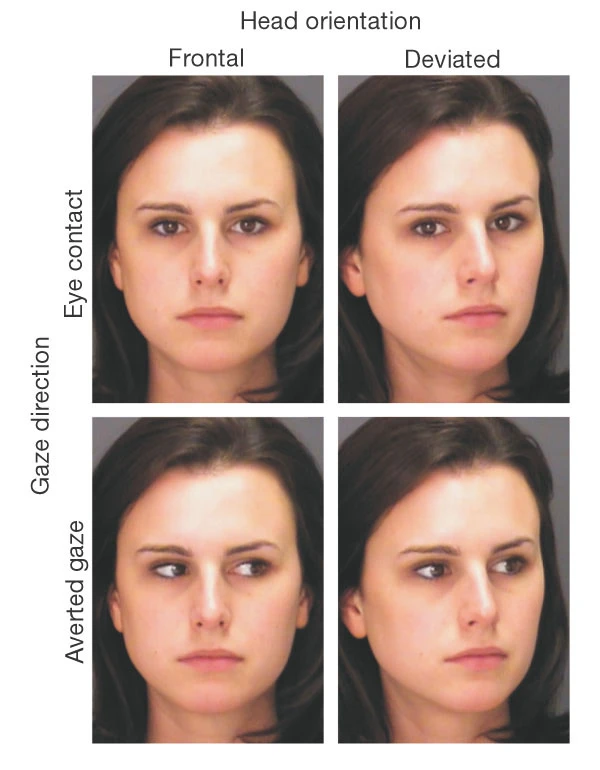
#> input picture Session 2/eyeGaze.jpg, 600 x 770 px
$ python eye_detection.py
#> lines starting #> are read from the running program, lines starting #| are printed output that depends on the picture; after the words box and inside, x2 and y2 are one past the last pixel; in counts of white or black regions, pixels touching at a corner belong together
import cv2

# Load the Haar cascades for eye detection
eye_cascade = cv2.CascadeClassifier('haarcascade_eye.xml')

# Read the input image
img = cv2.imread('eyeGaze.jpg')
#> img is the input picture: shape (770, 600, 3); mean B, G, R 152.7, 162.1, 184.1

# Convert the input image to grayscale
gray = cv2.cvtColor(img, cv2.COLOR_BGR2GRAY)
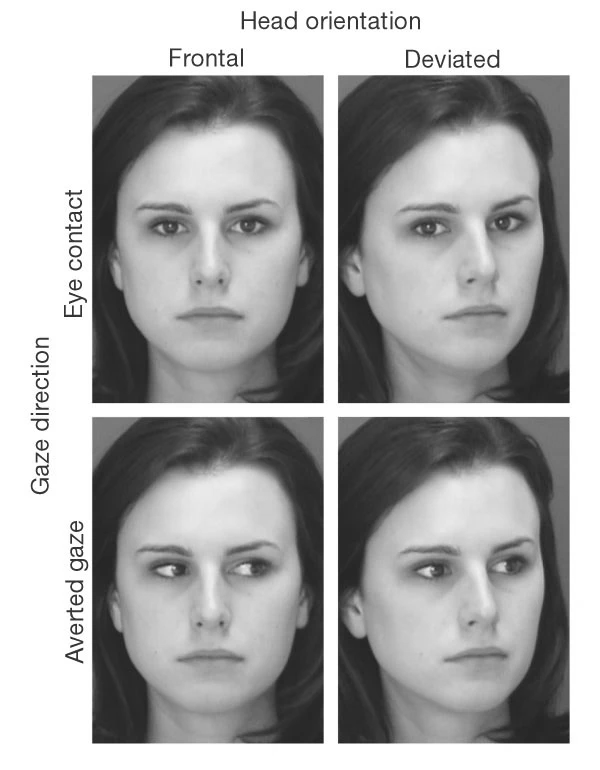
#> gray: shape (770, 600); min 30, max 255, mean 167.6

# Detect eyes in the input image using the Haar cascades
eyes = eye_cascade.detectMultiScale(gray, scaleFactor=1.1, minNeighbors=5, minSize=(30, 30))
#> eyes = [[482, 197, 49, 49], [139, 201, 53, 53], [220, 199, 53, 53], [400, 201, 54, 54], [483, 538, 51, 51], [221, 538, 56, 56], [138, 540, 57, 57], [402, 543, 55, 55]]

# Draw rectangles around the detected eyes in the original image
for (x, y, w, h) in eyes:
    cv2.rectangle(img, (x, y), (x + w, y + h), (0, 255, 0), 2)
#> this loop made 8 passes
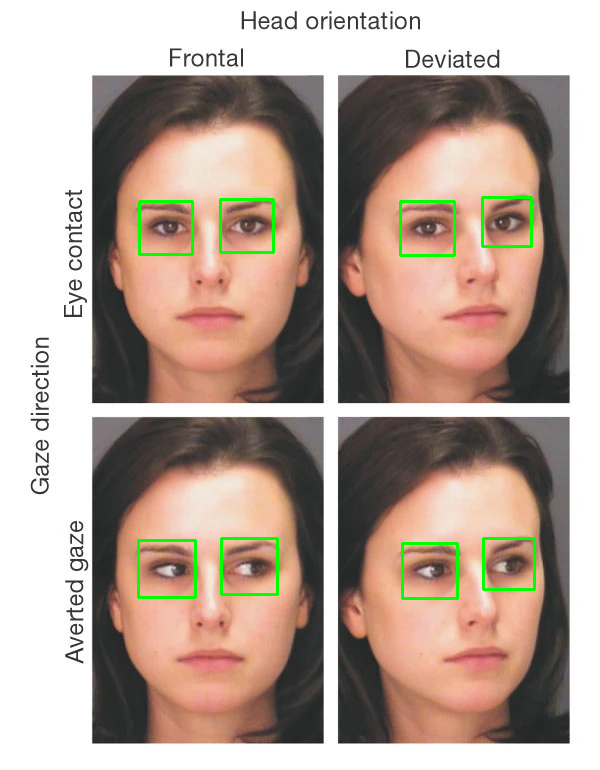
#> img: shape (770, 600, 3); 1.1% of pixels changed, all inside (x1, y1, x2, y2) = (137, 196, 536, 600)

# Display the output image with the detected eyes
cv2.imshow('Output', img)
cv2.waitKey(0)
cv2.destroyAllWindows()

$ run again, with Session 2/1SCpoVB5tFdrATIAOI85OQ_b.jpg copied over Session 2/eyeGaze.jpg
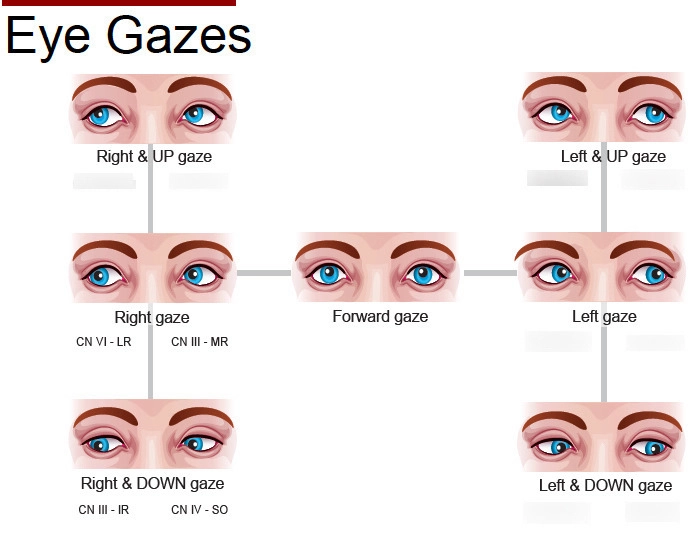
#> input picture Session 2/1SCpoVB5tFdrATIAOI85OQ_b.jpg, 698 x 535 px
#> img is the input picture: shape (535, 698, 3); mean B, G, R 229.5, 230.1, 239.7
#> `gray = cv2.cvtColor(img, cv2.COLOR_BGR2GRAY)`:
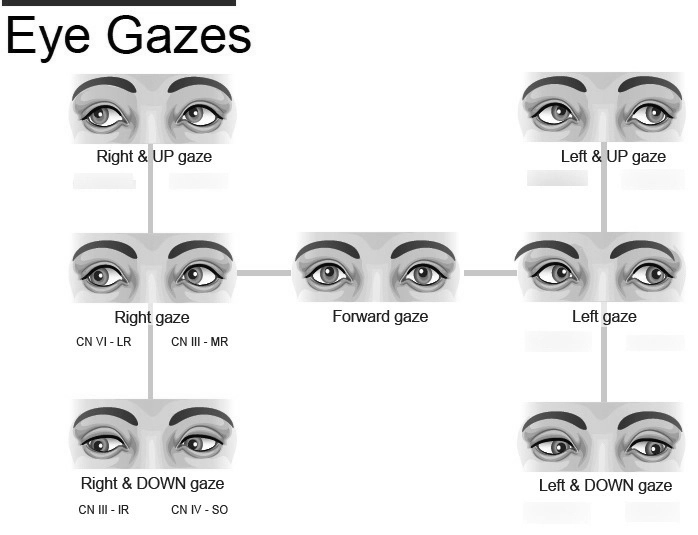
#> gray: shape (535, 698); min 0, max 255, mean 232.9
#> eyes = 14 rows, first 6: [622, 85, 56, 56], [298, 244, 57, 57], [393, 244, 58, 58], [524, 241, 59, 59], [72, 246, 57, 57], [168, 245, 58, 58]
#> the loop `for (x, y, w, h) in eyes:` made 14 passes
#> after the loop `for (x, y, w, h) in eyes:`:
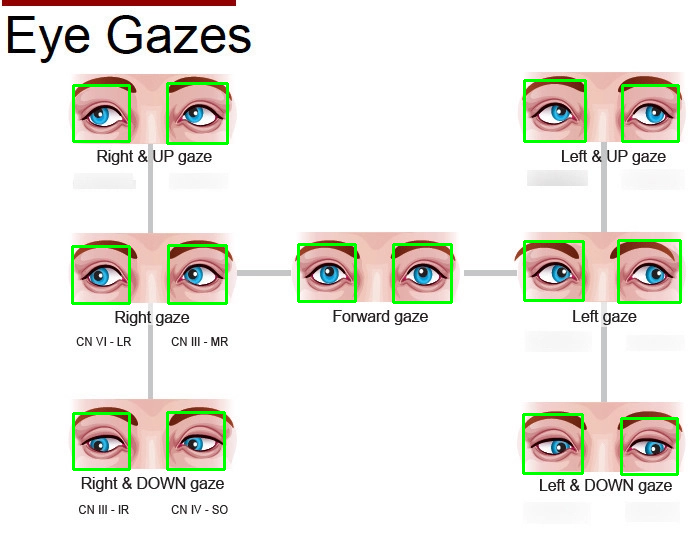
#> img: shape (535, 698, 3); 2.59% of pixels changed, all inside (x1, y1, x2, y2) = (71, 79, 682, 476)

$ run again, with Session 2/front.jpg copied over Session 2/eyeGaze.jpg
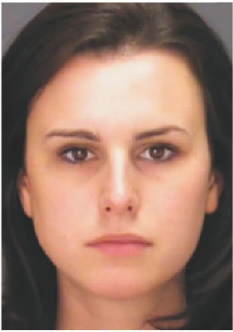
#> input picture Session 2/front.jpg, 233 x 332 px
#> img is the input picture: shape (332, 233, 3); mean B, G, R 104.1, 118.9, 151.4
#> `gray = cv2.cvtColor(img, cv2.COLOR_BGR2GRAY)`:
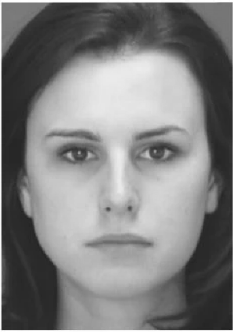
#> gray: shape (332, 233); min 31, max 255, mean 126.9
#> eyes = [[47, 127, 54, 54], [129, 126, 53, 53]]
#> the loop `for (x, y, w, h) in eyes:` made 2 passes
#> after the loop `for (x, y, w, h) in eyes:`:
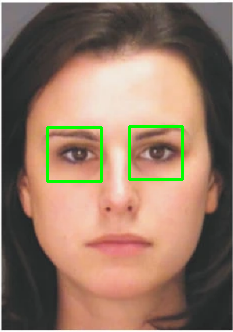
#> img: shape (332, 233, 3); 1.65% of pixels changed, all inside (x1, y1, x2, y2) = (46, 125, 184, 183)

$ run again, with Session 2/image.jpg copied over Session 2/eyeGaze.jpg
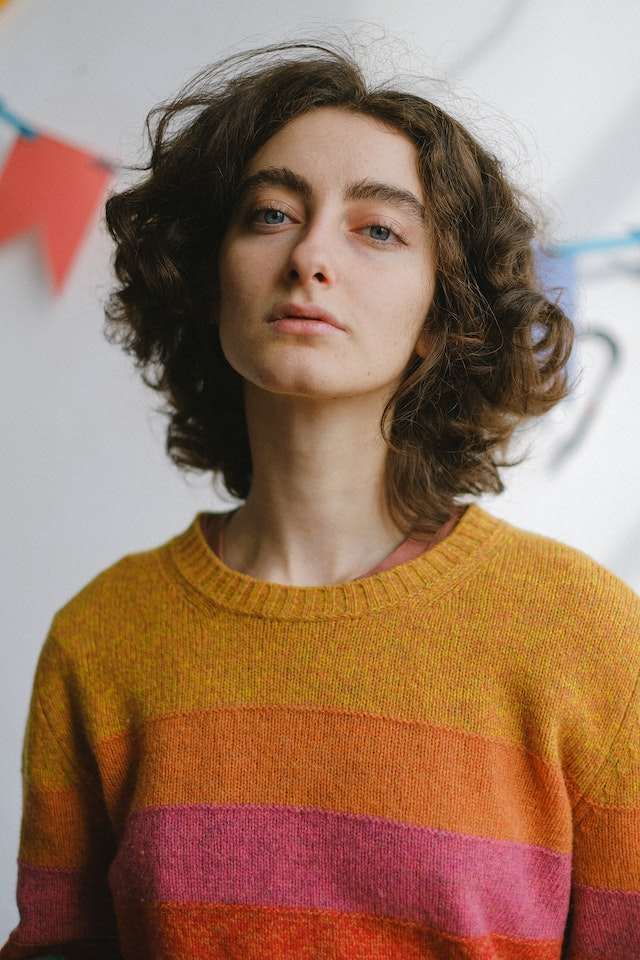
#> input picture Session 2/image.jpg, 640 x 960 px
#> img is the input picture: shape (960, 640, 3); mean B, G, R 96.3, 118.2, 154.2
#> `gray = cv2.cvtColor(img, cv2.COLOR_BGR2GRAY)`:
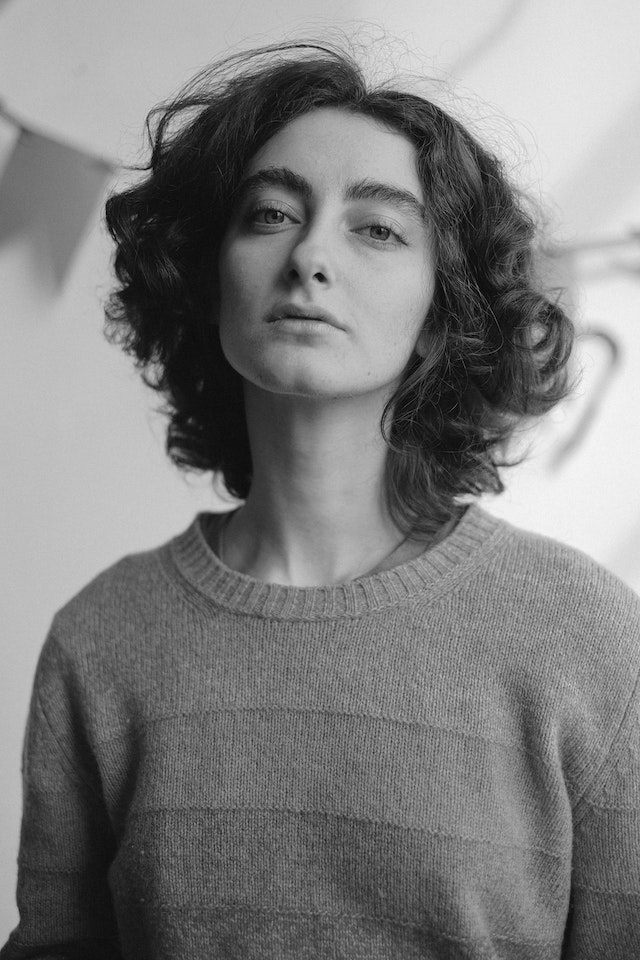
#> gray: shape (960, 640); min 0, max 246, mean 126.5
#> eyes = [[344, 201, 63, 63], [297, 257, 42, 42], [235, 180, 72, 72]]
#> the loop `for (x, y, w, h) in eyes:` made 3 passes
#> after the loop `for (x, y, w, h) in eyes:`:
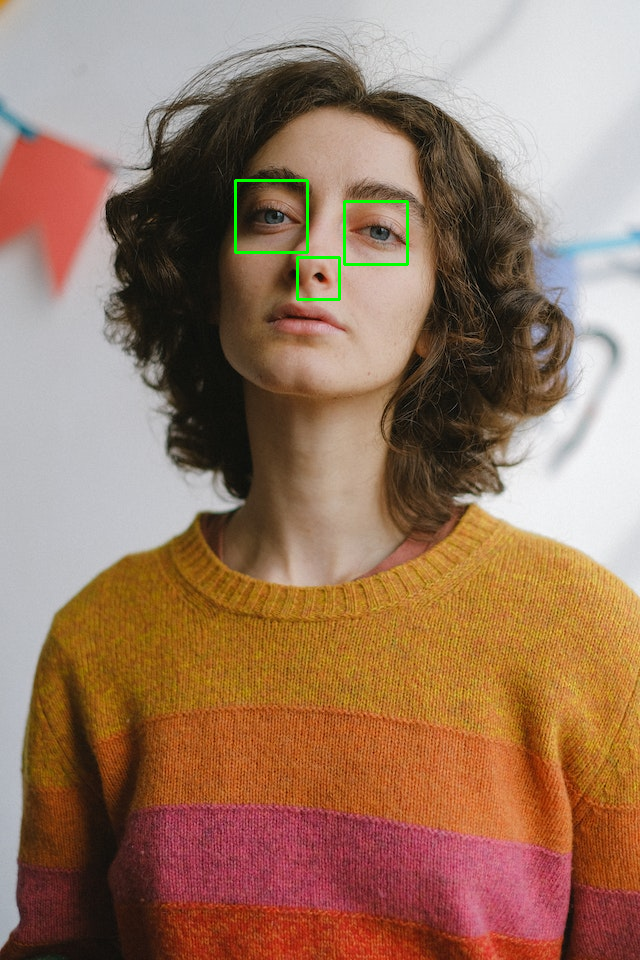
#> img: shape (960, 640, 3); 0.34% of pixels changed, all inside (x1, y1, x2, y2) = (234, 179, 409, 301)
